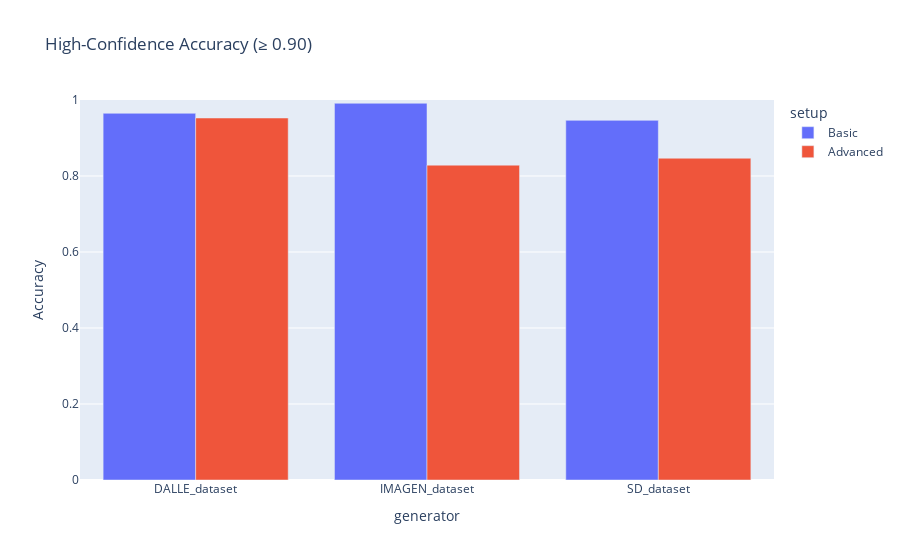

Notebook code for this chart:
### Markdown cell above
#### **High-Confidence Accuracy**

### Code cell
fig = px.bar(
    combined_df,
    x="generator",
    y="high_conf_accuracy",
    color="setup",
    barmode="group",
    title="High-Confidence Accuracy (≥ 0.90)"
)
fig.update_layout(yaxis_range=[0, 1], yaxis_title="Accuracy")
fig.show()

### Figure 1 — Plotly figure (JSON) as saved in the notebook; plotly's stock layout.template omitted (floating-point values rounded to 4 significant figures)
{"data": [{"alignmentgroup": "True", "hovertemplate": "setup=Basic<br>generator=%{x}<br>high_conf_accuracy=%{y}<extra></extra>", "legendgroup": "Basic", "marker": {"color": "#636efa", "pattern": {"shape": ""}}, "name": "Basic", "offsetgroup": "Basic", "orientation": "v", "showlegend": true, "textposition": "auto", "type": "bar", "x": ["DALLE_dataset", "IMAGEN_dataset", "SD_dataset"], "xaxis": "x", "y": [0.965, 0.9914, 0.9464], "yaxis": "y"}, {"alignmentgroup": "True", "hovertemplate": "setup=Advanced<br>generator=%{x}<br>high_conf_accuracy=%{y}<extra></extra>", "legendgroup": "Advanced", "marker": {"color": "#EF553B", "pattern": {"shape": ""}}, "name": "Advanced", "offsetgroup": "Advanced", "orientation": "v", "showlegend": true, "textposition": "auto", "type": "bar", "x": ["DALLE_dataset", "IMAGEN_dataset", "SD_dataset"], "xaxis": "x", "y": [0.9526, 0.8285, 0.8468], "yaxis": "y"}], "layout": {"barmode": "group", "legend": {"title": {"text": "setup"}, "tracegroupgap": 0}, "title": {"text": "High-Confidence Accuracy (≥ 0.90)"}, "xaxis": {"anchor": "y", "domain": [0, 1], "title": {"text": "generator"}}, "yaxis": {"anchor": "x", "domain": [0, 1], "range": [0, 1], "title": {"text": "Accuracy"}}}}
